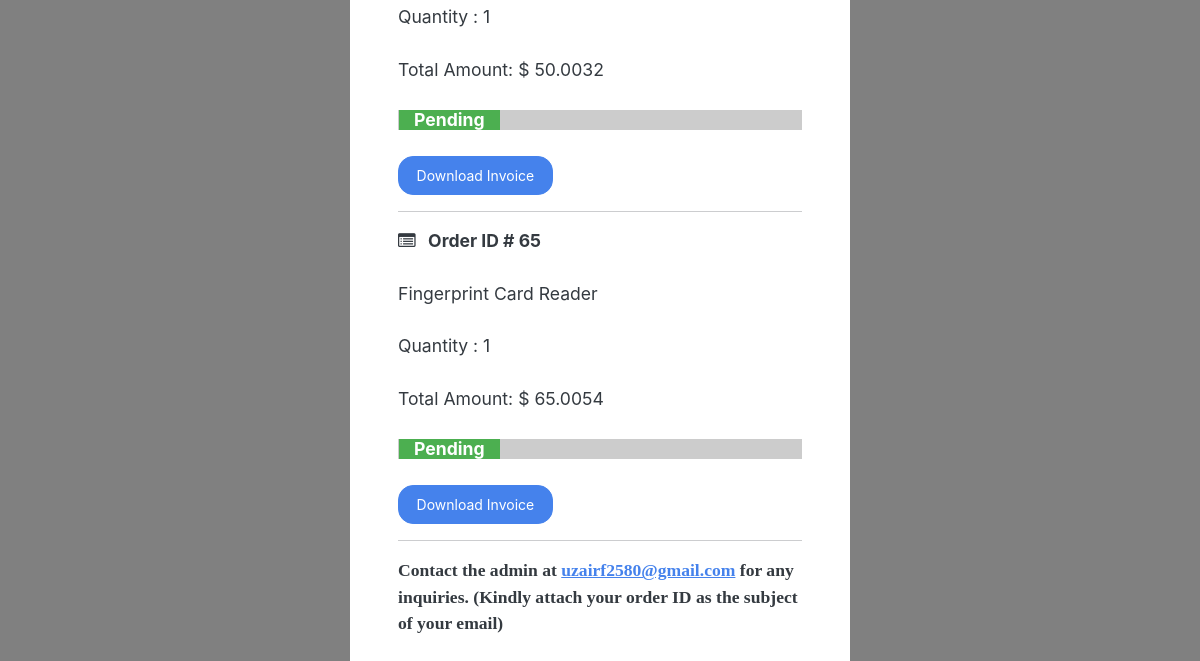
The app's page /account/track-orders (signed in, lower part), older data.
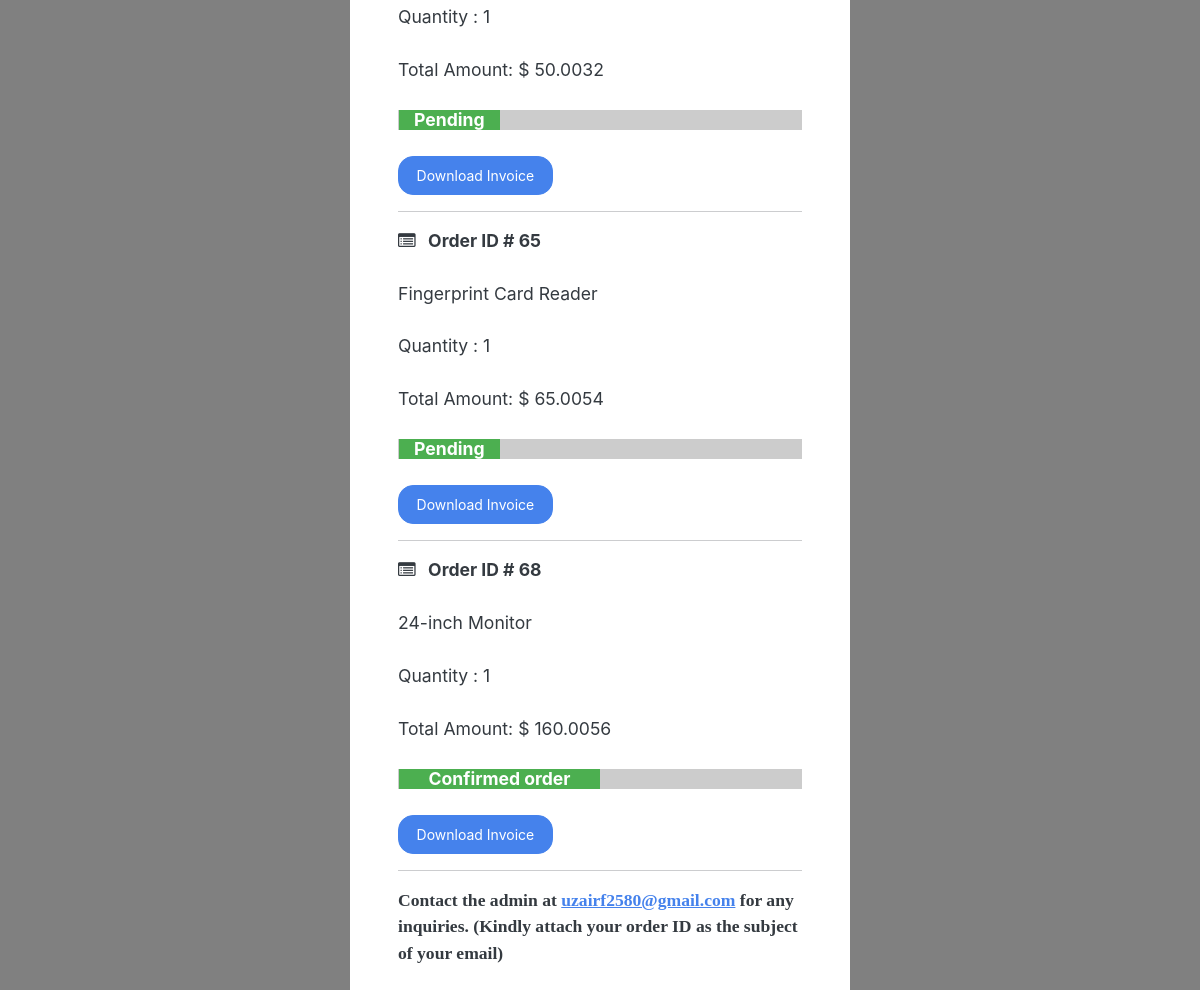
The same page, newer data.
### payment/models.py (models this page shows, shortened)
class OrderItem(models.Model):
    STATUS_CHOICES = (
        ('pending', 'Order Pending'),
        ('confirmed', 'Order Confirmed'),
        ('out_for_delivery', 'Out for Delivery'),
        ('delivered', 'Delivered'),
    )
    order = models.ForeignKey(Order, on_delete=models.CASCADE, null=True)
    product = models.ForeignKey(Product, on_delete=models.CASCADE, null=True)
    quantity = models.PositiveIntegerField(default=1)
    price = models.DecimalField(max_digits=8, decimal_places=2)
    status = models.CharField(max_length=50, choices=STATUS_CHOICES, default='confirmed')
    user = models.ForeignKey(User, on_delete=models.CASCADE, null=True, blank=True)

### store/models.py (models this page shows, shortened)
class Product(models.Model):
    category = models.ForeignKey(Category, related_name= 'product' , on_delete=models.CASCADE, null=True)
    title = models.CharField(max_length=250)
    brand = models.CharField(max_length=250, default='un-branded')
    description = models.TextField(blank=True)
    quantity = models.PositiveIntegerField(default=0)
    slug = models.SlugField(max_length=255)
    price = models.DecimalField(max_digits=8, decimal_places=2)
    image = models.ImageField(upload_to='images/')
    class Meta:
        verbose_name_plural = 'products'
    def __str__(self):
        return self.title #if this line was no there, it would output as Product[1], Product[2]... instead of the product name

### account/views.py (the view)
# urls.py: path('track-orders', views.track_orders, name='track-orders'),
@login_required(login_url='my-login')
def track_orders(request):
    try:
        orders = OrderItem.objects.filter(user=request.user)
        context = {'orders': orders}
        return render(request, 'account/track-orders.html', context=context)
    except:
        return render(request, 'account/track-orders.html')

### cart/cart.py (called while the page is built)
    def __len__(self):
        return sum(item['qty'] for item in self.cart.values())

### cart/context_processors.py (called while the page is built)
def cart(request):
    return {'cart': Cart(request)}

### store/models.py (called while the page is built)
    def get_absolute_url(self):
        return reverse('list-category', args=[self.slug])

### store/views.py (called while the page is built)
def categories(request):
    all_categories = Category.objects.all()
    return{'all_categories': all_categories}

### account/templates/account/track-orders.html (shortened to what this page needs)
{% include "store/base.html" %}
{% load static %}
{% load mathfilters %}
{% load crispy_forms_tags %}
{% block content %}
    <div class="container bg-white shadow-md p-5 form-layout">
        {% for order in orders %}
    <tr>
        <td><strong><i class="fa fa-list-alt" aria-hidden="true"></i> &nbsp; Order ID # {{ order.id }}</strong></td>
            <br><br>
        <td>{{ order.product }}</td>
            <br><br>
        <td>Quantity : {{ order.quantity }}</td>
            <br><br>
        <td>Total Amount: $ {{ order.price|mul:order.quantity }}{{ order.order_id }}</td>
        <br><br>
    </tr>
            <div class="status-bar">
                {% if order.status == 'pending' %}
                <div class="status-indicator" style="width: 25%;">Pending order</div>
                {% elif order.status == 'confirmed' %}
                <div class="status-indicator" style="width: 50%;">Confirmed order</div>
                {% elif order.status == 'out_for_delivery' %}
                <div class="status-indicator" style="width: 75%;"> Out for delivery</div>
                {% elif order.status == 'delivered' %}
                <div class="status-indicator" style="width: 100%;">Delivered</div>
                {% endif %}
            </div>
            <br>
            <a href="{% url 'generate-invoice-pdf' order.id%}"  class="btn btn-primary">Download Invoice</a>
            <br>
            <hr>
        {% endfor %}
        <p><strong>Contact the admin at <a href="mailto:uzairf2580@gmail.com">uzairf2580@gmail.com</a> for any inquiries. (Kindly attach your order ID as the subject of your email)</strong></p>
    </div>
{% endblock %}

Row changes from the older to the newer data that the page shows:
added OrderItem: id "68", product "24-inch Monitor", quantity "1", price|mul "160.00", order_id "56", status "Confirmed order"
